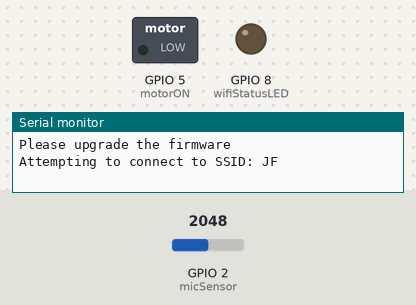
Recording of a sketch running on a simulated ESP32-S3. Shown: switched loads named in the sketch (green lamp = pin HIGH), output pins drawn as LEDs (lit = HIGH), the last lines printed to the serial monitor. The test bench sets the inputs (shaded band); at power-on: GPIO 2 (micSensor) = 2048. WiFi joins after 1.5 s; servers stay silent unless stated.

Above: at 0.3 s.
At 10.2 s:
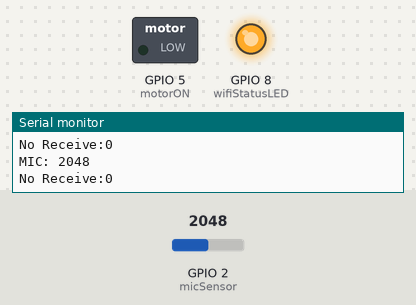
10.3 s: GPIO 2 (micSensor) set to 1040
11.8 s: GPIO 2 (micSensor) set to 931
Timing chart, 0 to 14.8 s (numbered marks = the images above; inputs shaded):
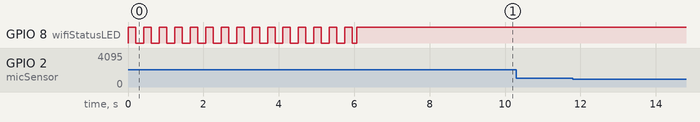

The sketch:

iPhoneControlSplitter.ino
```cpp
#include <SPI.h>
#include <WiFi.h>
#include <WiFiUdp.h>
#include <TimerOne.h>


// the fixed internal IP address for WiFi shield:
IPAddress ip(192, 168, 1, 109);

int status = WL_IDLE_STATUS;
char ssid[] = "JF"; //  your network SSID (name)
char pass[] = "08310122";    // your network password (use for WPA, or use as key for WEP)
int keyIndex = 0;            // your network key Index number (needed only for WEP)

unsigned int localPort = 8888;//2390;      // local port to listen on

char packetBuffer[UDP_TX_PACKET_MAX_SIZE]; //buffer to hold incoming packet
char ReplyBuffer[] = "acknowledged"; // a string to send back

WiFiUDP Udp;
//WiFiUDP Udp2;

// 2014-9-12
// DO/AO
const byte resetPin = 6;
const byte motorON = 5; // DO output to control motor
const byte wifiStatusLED = 8; // DO, wifi connection status signal
// DI/AI
const byte moistSensor = A0; // analog input
const byte micSensor = A1; // analog input

//WiFi flag
boolean wifiConnected = false;

void setup()
{
  // hiroshi, 2013-9-12. pin definition
  pinMode(motorON, OUTPUT);
  pinMode(resetPin, OUTPUT);
  pinMode(wifiStatusLED, OUTPUT);

//  delay(200);

//  pinMode(micSensor, INPUT);
//  pinMode(moistSensor, INPUT);

  // Attach external interrupt to pin 2
//  attachInterrupt(0, wifiConnecting, RISING);

  // add TimerOne interrupt
  Timer1.initialize(10000); // set a timer of unit micro-second
  Timer1.attachInterrupt( timerIsr ); // attach the service routine here

  //Initialize serial and wait for port to open:
  Serial.begin(9600);

  while (!Serial)
  {
    ; // wait for serial port to connect. Needed for Leonardo only
  }

  ////////// WiFi connecting routine begin /////////////////
  // check for the presence of the shield:
  if (WiFi.status() == WL_NO_SHIELD) {
    Serial.println("WiFi shield not present");
    // don't continue:
    while (true);
  }

  // check for WiFI firmware version
  String fv = WiFi.firmwareVersion();
  if ( fv != "1.1.0" )
    Serial.println("Please upgrade the firmware");

  // attempt to connect to Wifi network:
  while ( status != WL_CONNECTED)
  {
    Serial.print("Attempting to connect to SSID: ");
    Serial.println(ssid);
    // Connect to WPA/WPA2 network. Change this line if using open or WEP network:
    status = WiFi.begin(ssid, pass);

    // wait 10 seconds for connection:
    delay(3000);
  }
  Serial.println("Connected to wifi");

  WiFi.config(ip); // 設定WiFi shield的固定ip

  printWifiStatus();
  ////////// WiFi connecting routine end /////////////////

  Serial.println("\nStarting connection to server...");
  // if you get a connection, report back via serial:

  // begin UDP socket
  Udp.begin(localPort);

  wifiConnected = true;
}


int moistCnt = 0;
int _MoistThreshold = 1000;
int _MicOnThreshold = 300;
int moistValue = 0;
int micValue = 0;
byte micCnt = 0;
byte _waitCnt = 300;
byte micOn = 0;
int inputValue = 0;

void loop()
{
    // MIC part
  micValue = analogRead(micSensor); // read MIC output

  if (micValue > _MicOnThreshold)
  {
    micCnt = _waitCnt;
    micOn = 1;
    Serial.print("MIC: ");
    Serial.println(micValue);
  }
  else if (micCnt == 0)
  {
    micOn = 0;
  }

  if (micCnt > 0)
    micCnt--;

  // moistSensor
  if (moistCnt >= _MoistThreshold)
  {
    moistCnt = 0;
    // for moisture sensor value
    moistValue = analogRead(moistSensor);
//      Serial.print("Moist: ");
//      Serial.println(moistValue);

  }
  else
  {
    moistCnt++;
  }

  // UDP communication part
  // if there's data available, read a packet
  int packetSize = Udp.parsePacket();
  if (packetSize)
  {
    Serial.print("Received packet of size ");
    Serial.println(packetSize);
//    Serial.print("From ");
//    IPAddress remoteIp = Udp.remoteIP();
//    Serial.print(remoteIp);
//    Serial.print(", port ");
//    Serial.println(Udp.remotePort());

    // read the packet into packetBufffer
    int len = Udp.read(packetBuffer, UDP_TX_PACKET_MAX_SIZE);
    if (len > 0) packetBuffer[len] = 0;

//    Serial.println("Contents:");
//    Serial.println(packetBuffer);

    /// read from UDP
    // from char to int
    inputValue = atoi(packetBuffer);
//    Serial.print("input value: ");
//    Serial.println(inputValue);
    // write to motorON
//    digitalWrite(motorON, (byte)inputValue);

    for(int i = 0; i < UDP_TX_PACKET_MAX_SIZE;i++)
    {
      packetBuffer[i] = 0;
    }

    /// write to UDP
    // send a reply, to the IP address and port that sent us the packet we received
    Udp.beginPacket(Udp.remoteIP(), Udp.remotePort());

    char myString[4];
    char myLedLogic[12] = ""; // as source string for strcat, the array dimension should be large enough
    strcat(myLedLogic, itoa(micOn, myString, 10));
    myString[0] = 0;
    strcat(myLedLogic, ",");
    // response to client
    Udp.write(strcat(myLedLogic, itoa(moistValue, myString, 10)));

//    Serial.println(myLedLogic);

    Udp.endPacket();
  }
  else
  {
    Serial.print("No Receive:");
    Serial.println(packetSize);

  }

//  Serial.print("Motor Status: ");
//  Serial.println(inputValue);
}

// *** timere 1
byte count = 0;
unsigned int motorCnt = 0;
const int forceStopLimit = 2000;
boolean forceStop = false;

void timerIsr()
{
  // forceStop situation
  if (forceStop)
  {
    inputValue = 0;
    digitalWrite(resetPin, HIGH);  //call reset
  }
  else
  {
    if (inputValue == 1)
    {
      if (motorCnt > forceStopLimit)
      {
        forceStop = true;
      }
      motorCnt++;
    }
    else
    {
      motorCnt = 0;
    }
  }

  // digital write
  digitalWrite(motorON, (byte)inputValue);


  // wifi status LED
  if (!wifiConnected)
  {
    if (count < 20)
    {
      digitalWrite(wifiStatusLED, HIGH);
    }
    else
    {
      digitalWrite(wifiStatusLED, LOW);
    }

    if (count == 40)
      count = 0;
    else
      count++;
  }
  else
  {
    digitalWrite( wifiStatusLED, HIGH );
  }
}

/*
// *** external interrupt
void wifiConnecting()
{
    digitalWrite(micStatusLED, digitalRead(micStatusLED) ^ 1);
    // send a reply, to the IP address and port that sent us the packet we received

}
*/

// ...wifi functions
void printWifiStatus() {
  // print the SSID of the network you're attached to:
  Serial.print("SSID: ");
  Serial.println(WiFi.SSID());

  // print your WiFi shield's IP address:
  IPAddress ip = WiFi.localIP();
  Serial.print("IP Address: ");
  Serial.println(ip);

  // print the received signal strength:
  long rssi = WiFi.RSSI();
  Serial.print("signal strength (RSSI):");
  Serial.print(rssi);
  Serial.println(" dBm");
}
```
